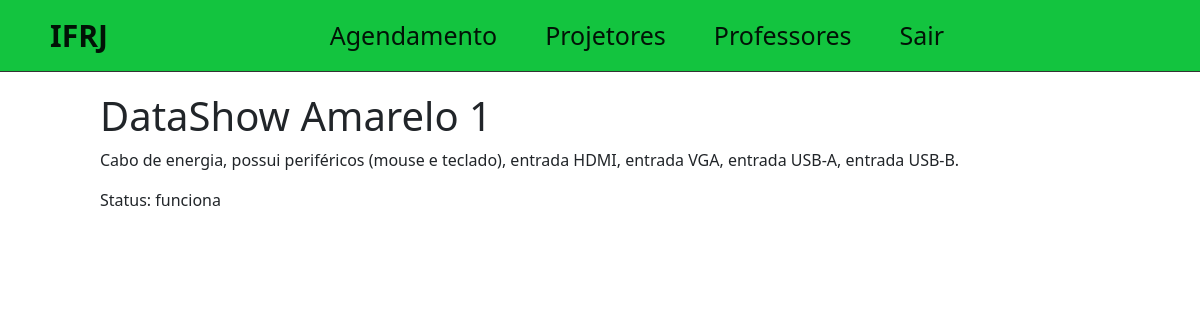
The app's page /disp/30 (signed in) with its own data.
### tcc/models.py (models this page shows, shortened)
class Dispositivo(models.Model):
    STATUS = (
        ('funciona', 'Funciona'),
        ('estragado', 'Estragado'),
    )
    nome = models.CharField(max_length=255, null=False)
    descricao = models.TextField(null=False)
    funcionamento = models.CharField(
        null=False,
        default='func',
        max_length=9,
        choices=STATUS,
    )
    created_at = models.DateTimeField(auto_now_add=True)
    updated_at = models.DateTimeField(auto_now=True)

### tcc/views.py (the view)
# urls.py: path('disp/<int:id>', views.projView),
@login_required
def projView(request, id):
    proj = get_object_or_404(Dispositivo, pk=id)
    return render(request, 'tcc/proj.html', {'proj': proj})

### tcc/templates/tcc/proj.html (shortened to what this page needs)
{% extends 'home.html' %}
{% block content %}
<div class="offset-1 col-10 info-div">
    <h1>{{proj.nome}}</h1>
    <p>{{proj.descricao}}</p>
    <p>Status: {{proj.funcionamento}}</p>
</div>
{% endblock %}

### static/css/styles.css (style rules this page uses)
.info-div { padding: 0; }

### records on screen
Dispositivo: nome "DataShow Amarelo 1", descricao "Cabo de energia, possui periféricos (mouse e teclado), entrada HDMI, entrada VGA, entrada USB-A, entrada USB-B.", funcionamento "funciona"
